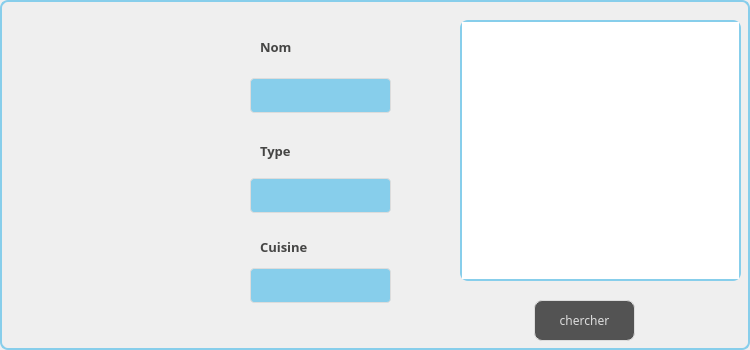
     <widget class="QWidget" name="tab_15">
      <property name="styleSheet">
       <string notr="true">border: 2px solid #87CEEB;
border-radius: 8px;
</string>
      </property>
      <attribute name="title">
       <string>Chercher Menu</string>
      </attribute>
      <widget class="QTableView" name="tabcherchermenu">
       <property name="geometry">
        <rect>
         <x>460</x>
         <y>20</y>
         <width>281</width>
         <height>261</height>
        </rect>
       </property>
       <property name="font">
        <font>
         <family>Segoe Print</family>
        </font>
       </property>
      </widget>
      <widget class="QLabel" name="label_49">
       <property name="geometry">
        <rect>
         <x>260</x>
         <y>40</y>
         <width>47</width>
         <height>14</height>
        </rect>
       </property>
       <property name="font">
        <font>
         <family>Segoe Print</family>
         <pointsize>-1</pointsize>
         <weight>75</weight>
         <bold>true</bold>
        </font>
       </property>
       <property name="styleSheet">
        <string notr="true">background-color: transparent;
	color: #454544;
	font-weight: bold;
	font-size: 13px;
border:none;</string>
       </property>
       <property name="text">
        <string>Nom</string>
       </property>
      </widget>
      <widget class="QLabel" name="label_50">
       <property name="geometry">
        <rect>
         <x>260</x>
         <y>140</y>
         <width>61</width>
         <height>21</height>
        </rect>
       </property>
       <property name="font">
        <font>
         <family>Segoe Print</family>
         <pointsize>-1</pointsize>
         <weight>75</weight>
         <bold>true</bold>
        </font>
       </property>
       <property name="styleSheet">
        <string notr="true">background-color: transparent;
	color: #454544;
	font-weight: bold;
	font-size: 13px;
border:none;</string>
       </property>
       <property name="text">
        <string>Type</string>
       </property>
      </widget>
      <widget class="QLineEdit" name="linecherchermenu">
       <property name="geometry">
        <rect>
         <x>250</x>
         <y>70</y>
         <width>141</width>
         <height>51</height>
        </rect>
       </property>
       <property name="styleSheet">
        <string notr="true">QLineEdit {
  width: 100%;
  padding: 12px 20px;
  margin: 8px 0;
  display: inline-block;
  border: 1px solid #dcdcdc;
  border-radius: 4px;
  box-sizing: border-box;
  background: #87CEEB;
  color: #FFFFFF;
}</string>
       </property>
      </widget>
      <widget class="QLineEdit" name="linecherchermenu2">
       <property name="geometry">
        <rect>
         <x>250</x>
         <y>170</y>
         <width>141</width>
         <height>51</height>
        </rect>
       </property>
       <property name="styleSheet">
        <string notr="true">QLineEdit {
  width: 100%;
  padding: 12px 20px;
  margin: 8px 0;
  display: inline-block;
  border: 1px solid #dcdcdc;
  border-radius: 4px;
  box-sizing: border-box;
  background: #87CEEB;
  color: #FFFFFF;
}</string>
       </property>
      </widget>
      <widget class="QPushButton" name="cherchermenu">
       <property name="geometry">
        <rect>
         <x>534</x>
         <y>300</y>
         <width>101</width>
         <height>41</height>
        </rect>
       </property>
       <property name="font">
        <font>
         <family>Segoe Print</family>
        </font>
       </property>
       <property name="styleSheet">
        <string notr="true">QPushButton {
color: #dcdcdc;
background:#535353;
border: none;

border: 1px solid #DCDCDC;
border-radius: 8px;
}
QPushButton:hover {
color:#fff;
background: #87CEEB;
border: none;
}</string>
       </property>
       <property name="text">
        <string>chercher</string>
       </property>
      </widget>
      <widget class="QLineEdit" name="linecherchermenu3">
       <property name="geometry">
        <rect>
         <x>250</x>
         <y>260</y>
         <width>141</width>
         <height>51</height>
        </rect>
       </property>
       <property name="styleSheet">
        <string notr="true">QLineEdit {
  width: 100%;
  padding: 12px 20px;
  margin: 8px 0;
  display: inline-block;
  border: 1px solid #dcdcdc;
  border-radius: 4px;
  box-sizing: border-box;
  background: #87CEEB;
  color: #FFFFFF;
}</string>
       </property>
      </widget>
      <widget class="QLabel" name="label_52">
       <property name="geometry">
        <rect>
         <x>260</x>
         <y>240</y>
         <width>47</width>
         <height>14</height>
        </rect>
       </property>
       <property name="font">
        <font>
         <family>Segoe Print</family>
         <pointsize>-1</pointsize>
         <weight>75</weight>
         <bold>true</bold>
        </font>
       </property>
       <property name="styleSheet">
        <string notr="true">background-color: transparent;
	color: #454544;
	font-weight: bold;
	font-size: 13px;
border:none;</string>
       </property>
       <property name="text">
        <string>Cuisine</string>
       </property>
      </widget>
     </widget>
